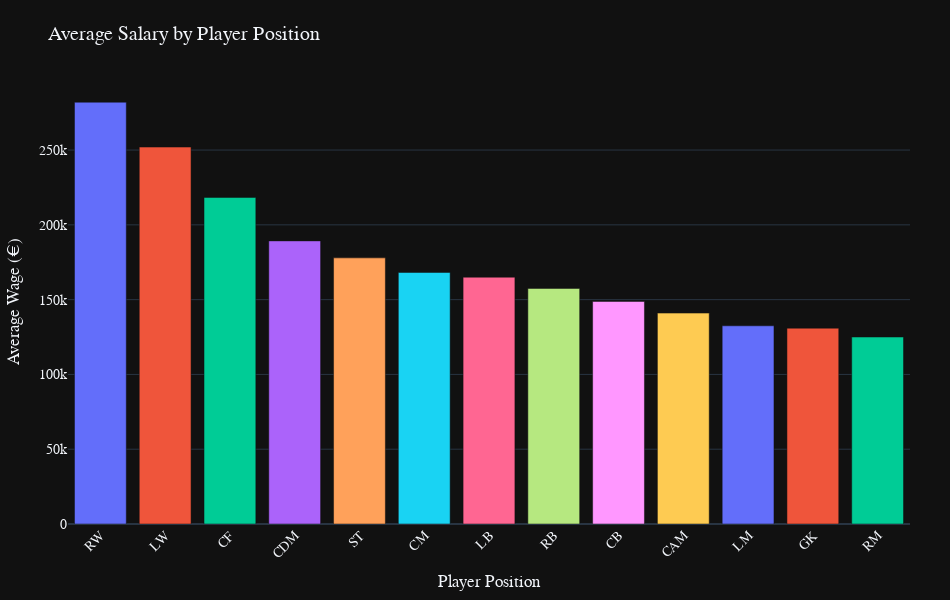

Notebook code cell kept with this figure:
### Code cell
import plotly.express as px


df = pd.read_csv("Fifa21-fully-cleaned.csv")
avg_wage_by_position = df.head(100).groupby('BP')['Wage'].mean().reset_index()
avg_wage_by_position = avg_wage_by_position.sort_values(by='Wage', ascending=False)

fig = px.bar(
    avg_wage_by_position,
    x='BP',
    y='Wage',
     color='BP',
    # hover_name='BP',
    hover_data=['Wage'],
    title='Average Salary by Player Position',
    labels={'Positions': 'Player Position', 'Wage': 'Average Wage (€)'},
    template='plotly_dark'
)


fig.update_layout(
    height=600,
    width=950,
    font=dict(family='Arial', size=14),
    title_font_size=20,
    xaxis_title='Player Position',
    yaxis_title='Average Wage (€)',
    xaxis_tickangle=-45,
    margin=dict(l=60, r=40, t=80, b=60),
    showlegend=False
)

fig.show()

### Figure 1 — Plotly figure (JSON) as saved in the notebook; plotly's stock layout.template omitted (floating-point values rounded to 4 significant figures)
{"data": [{"hovertemplate": "BP=%{x}<br>Average Wage (€)=%{y}<extra></extra>", "legendgroup": "RW", "marker": {"color": "#636efa", "pattern": {"shape": ""}}, "name": "RW", "orientation": "v", "showlegend": true, "textposition": "auto", "type": "bar", "x": ["RW"], "xaxis": "x", "y": [282000.0], "yaxis": "y"}, {"hovertemplate": "BP=%{x}<br>Average Wage (€)=%{y}<extra></extra>", "legendgroup": "LW", "marker": {"color": "#EF553B", "pattern": {"shape": ""}}, "name": "LW", "orientation": "v", "showlegend": true, "textposition": "auto", "type": "bar", "x": ["LW"], "xaxis": "x", "y": [252000.0], "yaxis": "y"}, {"hovertemplate": "BP=%{x}<br>Average Wage (€)=%{y}<extra></extra>", "legendgroup": "CF", "marker": {"color": "#00cc96", "pattern": {"shape": ""}}, "name": "CF", "orientation": "v", "showlegend": true, "textposition": "auto", "type": "bar", "x": ["CF"], "xaxis": "x", "y": [218300.0], "yaxis": "y"}, {"hovertemplate": "BP=%{x}<br>Average Wage (€)=%{y}<extra></extra>", "legendgroup": "CDM", "marker": {"color": "#ab63fa", "pattern": {"shape": ""}}, "name": "CDM", "orientation": "v", "showlegend": true, "textposition": "auto", "type": "bar", "x": ["CDM"], "xaxis": "x", "y": [189300.0], "yaxis": "y"}, {"hovertemplate": "BP=%{x}<br>Average Wage (€)=%{y}<extra></extra>", "legendgroup": "ST", "marker": {"color": "#FFA15A", "pattern": {"shape": ""}}, "name": "ST", "orientation": "v", "showlegend": true, "textposition": "auto", "type": "bar", "x": ["ST"], "xaxis": "x", "y": [177900.0], "yaxis": "y"}, {"hovertemplate": "BP=%{x}<br>Average Wage (€)=%{y}<extra></extra>", "legendgroup": "CM", "marker": {"color": "#19d3f3", "pattern": {"shape": ""}}, "name": "CM", "orientation": "v", "showlegend": true, "textposition": "auto", "type": "bar", "x": ["CM"], "xaxis": "x", "y": [168200.0], "yaxis": "y"}, {"hovertemplate": "BP=%{x}<br>Average Wage (€)=%{y}<extra></extra>", "legendgroup": "LB", "marker": {"color": "#FF6692", "pattern": {"shape": ""}}, "name": "LB", "orientation": "v", "showlegend": true, "textposition": "auto", "type": "bar", "x": ["LB"], "xaxis": "x", "y": [165000.0], "yaxis": "y"}, {"hovertemplate": "BP=%{x}<br>Average Wage (€)=%{y}<extra></extra>", "legendgroup": "RB", "marker": {"color": "#B6E880", "pattern": {"shape": ""}}, "name": "RB", "orientation": "v", "showlegend": true, "textposition": "auto", "type": "bar", "x": ["RB"], "xaxis": "x", "y": [157500.0], "yaxis": "y"}, {"hovertemplate": "BP=%{x}<br>Average Wage (€)=%{y}<extra></extra>", "legendgroup": "CB", "marker": {"color": "#FF97FF", "pattern": {"shape": ""}}, "name": "CB", "orientation": "v", "showlegend": true, "textposition": "auto", "type": "bar", "x": ["CB"], "xaxis": "x", "y": [148800.0], "yaxis": "y"}, {"hovertemplate": "BP=%{x}<br>Average Wage (€)=%{y}<extra></extra>", "legendgroup": "CAM", "marker": {"color": "#FECB52", "pattern": {"shape": ""}}, "name": "CAM", "orientation": "v", "showlegend": true, "textposition": "auto", "type": "bar", "x": ["CAM"], "xaxis": "x", "y": [141000.0], "yaxis": "y"}, {"hovertemplate": "BP=%{x}<br>Average Wage (€)=%{y}<extra></extra>", "legendgroup": "LM", "marker": {"color": "#636efa", "pattern": {"shape": ""}}, "name": "LM", "orientation": "v", "showlegend": true, "textposition": "auto", "type": "bar", "x": ["LM"], "xaxis": "x", "y": [132500.0], "yaxis": "y"}, {"hovertemplate": "BP=%{x}<br>Average Wage (€)=%{y}<extra></extra>", "legendgroup": "GK", "marker": {"color": "#EF553B", "pattern": {"shape": ""}}, "name": "GK", "orientation": "v", "showlegend": true, "textposition": "auto", "type": "bar", "x": ["GK"], "xaxis": "x", "y": [130900.0], "yaxis": "y"}, {"hovertemplate": "BP=%{x}<br>Average Wage (€)=%{y}<extra></extra>", "legendgroup": "RM", "marker": {"color": "#00cc96", "pattern": {"shape": ""}}, "name": "RM", "orientation": "v", "showlegend": true, "textposition": "auto", "type": "bar", "x": ["RM"], "xaxis": "x", "y": [125000.0], "yaxis": "y"}], "layout": {"barmode": "relative", "font": {"family": "Arial", "size": 14}, "height": 600, "legend": {"title": {"text": "BP"}, "tracegroupgap": 0}, "margin": {"b": 60, "l": 60, "r": 40, "t": 80}, "showlegend": false, "title": {"font": {"size": 20}, "text": "Average Salary by Player Position"}, "width": 950, "xaxis": {"anchor": "y", "categoryarray": ["RW", "LW", "CF", "CDM", "ST", "CM", "LB", "RB", "CB", "CAM", "LM", "GK", "RM"], "categoryorder": "array", "domain": [0, 1], "tickangle": -45, "title": {"text": "Player Position"}}, "yaxis": {"anchor": "x", "domain": [0, 1], "title": {"text": "Average Wage (€)"}}}}
